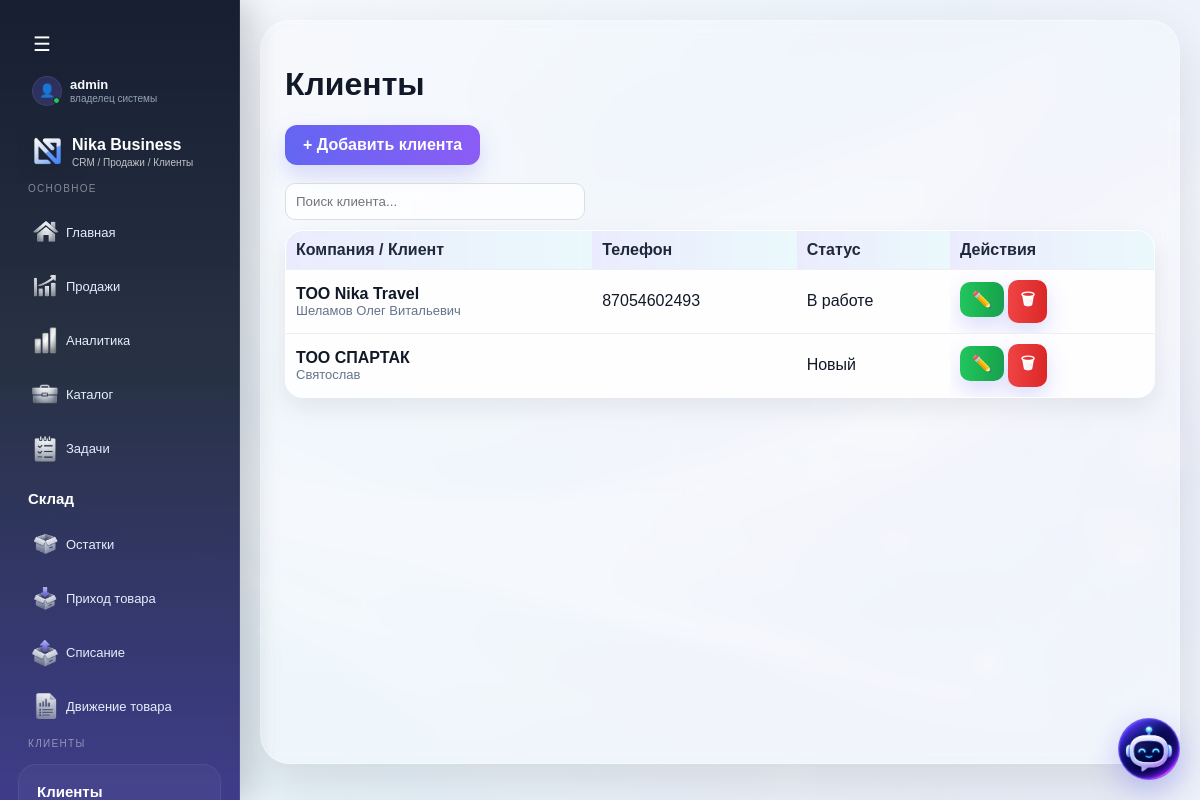
The app's page /clients (signed in), older data.
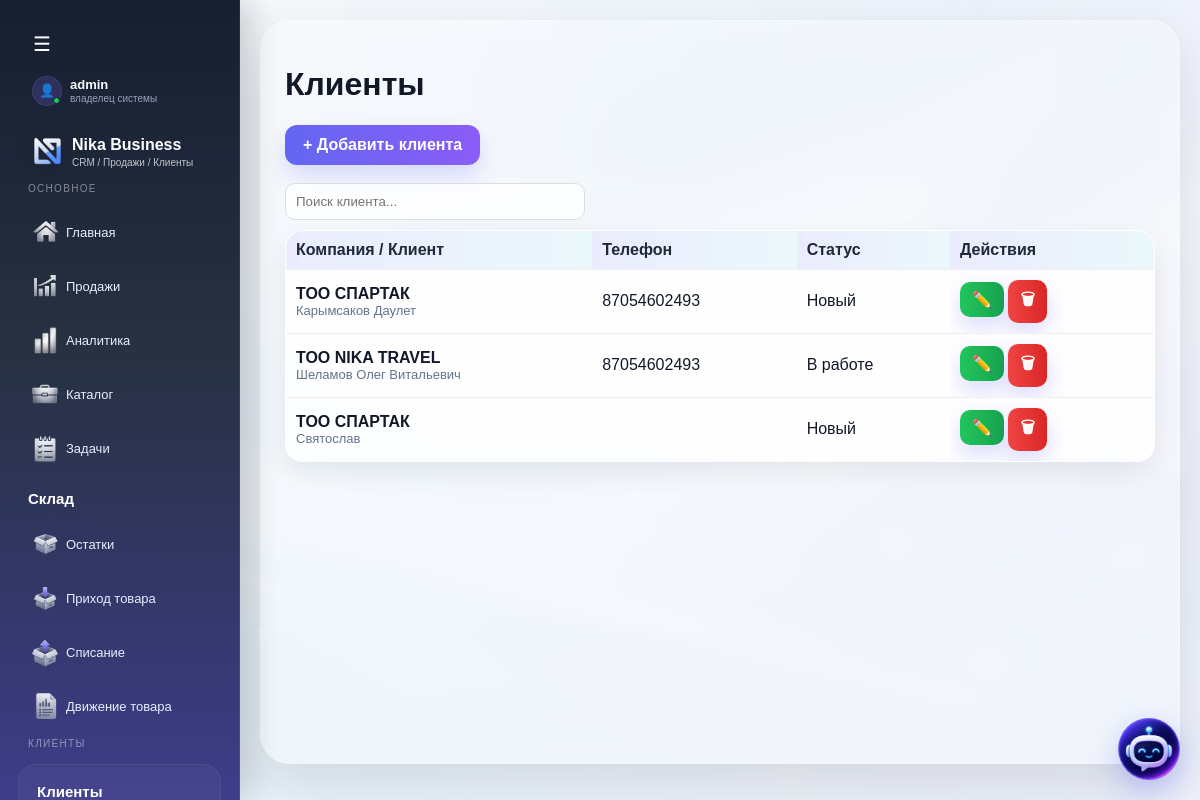
The same page, newer data.
### tables this page shows
CREATE TABLE clients (
        id INTEGER PRIMARY KEY,
        is_deleted INTEGER DEFAULT 0,
        full_name TEXT,
        phone TEXT,
        status TEXT,
        category TEXT,
        payment TEXT,
        comment TEXT,
        address TEXT,
        created_at TEXT,
        iin TEXT,
        company_name TEXT,
        photo TEXT,
        comment_photos TEXT
    , company_id INTEGER, contract_number TEXT, contract_date TEXT);

### routes/clients.py (the view)
@clients_bp.route("/clients")
def clients():
    conn = get_db()
    search = request.args.get("search", "").strip()
    if search:
        clients = conn.execute("""
            SELECT * FROM clients
            WHERE company_id = ?
            AND (
                full_name LIKE ?
                OR phone LIKE ?
                OR company_name LIKE ?
                OR iin LIKE ?
            )
            ORDER BY id DESC
        """, (
            session.get("company_id"),
            f"%{search}%",
            f"%{search}%",
            f"%{search}%",
            f"%{search}%"
        )).fetchall()
    else:
        clients = conn.execute("""
            SELECT * FROM clients
            WHERE company_id = ?
            ORDER BY id DESC
        """, (session.get("company_id"),)).fetchall()
    conn.close()
    return render_template("clients.html", clients=clients)

### app.py (called while the page is built, shortened)
@app.before_request
def check_company_access():
    if session.get("is_super_admin") or session.get("is_creator"):
        return

### models.py (called while the page is built)
def get_db():
    conn = sqlite3.connect(DATABASE, timeout=5)
    conn.row_factory = sqlite3.Row
    return conn

### templates/clients.html (shortened to what this page needs)
{% extends "base.html" %}
{% block content %}
<h1>Клиенты</h1>
<a class="btn" href="/clients/add">+ Добавить клиента</a>
<br><br>
<input
    id="clientSearchMain"
    placeholder="Поиск клиента..."
    class="search-input"
>
<div class="table-wrap desktop-table">
    <table class="client-table" id="clientsTable">
      <tr>
          <th>Компания / Клиент</th>
          <th>Телефон</th>
          <th>Статус</th>
		  <th>Действия</th>
      </tr>
	  {% for c in clients %}
	  <tr class="client-row"
		  data-id="{{ c.id }}"
		  data-name="{{ c.full_name }}"
		  data-phone="{{ c.phone }}"
		  data-status="{{ c.status }}"
		  data-address="{{ c.address }}"
		  data-category="{{ c.category }}"
		  data-comment="{{ c.comment }}"
		  data-date="{{ c.created_at }}"
		  data-iin="{{ c.iin or '' }}"
		  data-company="{{ c.company_name or '' }}"
		  data-photo="{{ c.photo or '' }}"
		  data-comment-photos="{{ c.comment_photos or '' }}">
		  <td>
			  <div style="font-weight:600;">
				  {{ c.company_name or "Без компании" }}
			  </div>
			  <div style="font-size:13px; color:#64748b;">
			   	  {{ c.full_name }}
			  </div>
		  </td>
		  <td>
			  {{ c.phone }}
		  </td>
		  <td>
			  {{ c.status }}
		  </td>
		  <td>
			  <a href="/clients/{{ c.id }}/edit" class="btn btn-edit" onclick="event.stopPropagation()">✏️</a>
			  <a href="/clients/{{ c.id }}/delete" class="btn btn-close" onclick="event.stopPropagation()">🗑</a>
		  </td>
	  </tr>
	  {% endfor %}
      </table>
</div>
{% endblock %}

Row changes from the older to the newer data that the page shows:
added clients: company_name "ТОО СПАРТАК", full_name "Карымсаков Даулет", phone "87054602493", status "Новый"
changed clients "В работе": company_name "ТОО Nika Travel" → "ТОО NIKA TRAVEL"
